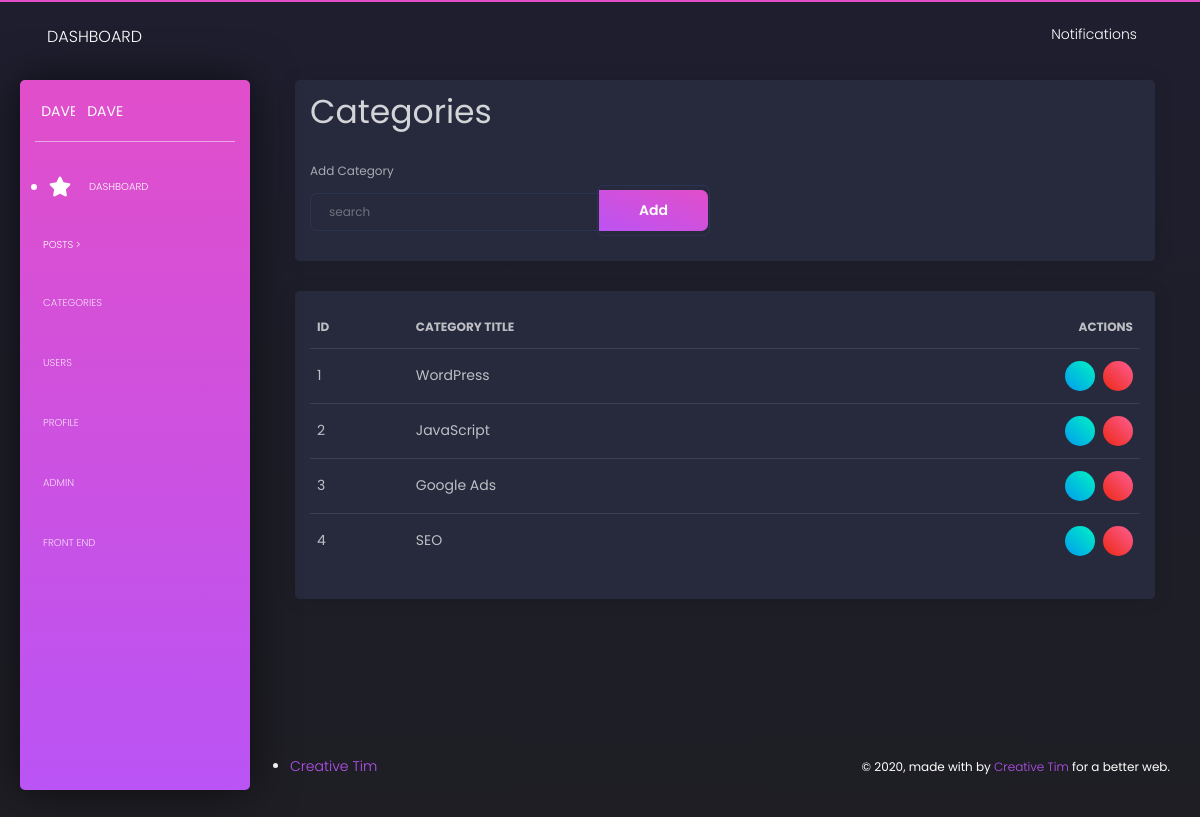
Page /admin/admin-categories.php on the earlier database version.
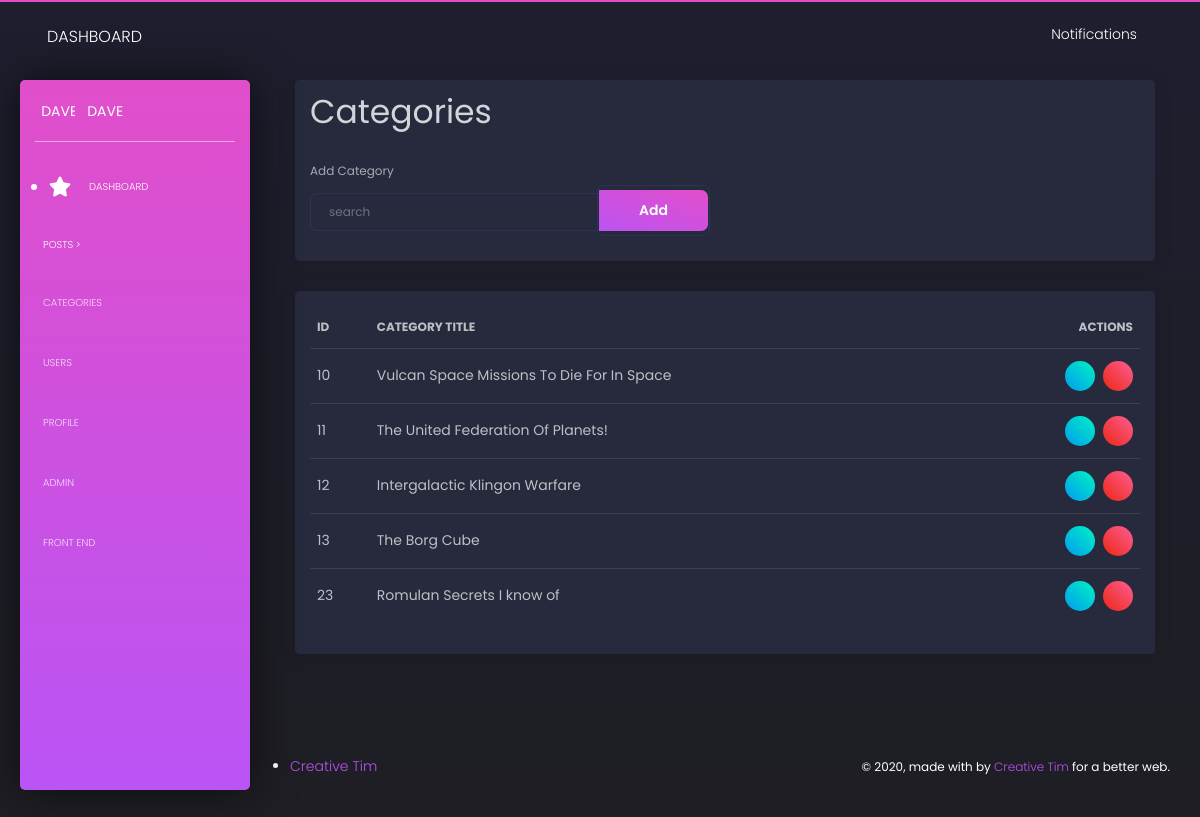
Same page on the later database version.
### tables this page shows
CREATE TABLE `categories` (
  `cat_id` int(11) unsigned NOT NULL AUTO_INCREMENT,
  `cat_title` varchar(255) DEFAULT NULL,
  PRIMARY KEY (`cat_id`)
);

### admin/admin-functions.php (the view, shortened to what this page needs)
<?php
function display_categories()
{
    global $connection;
    $query = "SELECT * FROM categories";
    $display_all_categories_query = mysqli_query($connection, $query);
    while ($row = mysqli_fetch_assoc($display_all_categories_query)) {
        $cat_title = $row['cat_title'];
        $cat_id = $row['cat_id'];
        echo '<tr>';
        echo "<td>{$cat_id}</td>";
        echo "<td>{$cat_title}</td>";
        echo '<td class="text-right">';
        echo '<a href ="admin-categories.php?update=' . $cat_id . '"
            class="btn btn-success btn-sm btn-round btn-icon mr-2">
            <i class="fal fa-edit pt-2"></i></a>';
        echo '<a href ="admin-categories.php?delete=' . $cat_id . '"
            class="btn btn-danger btn-sm btn-round btn-icon">
            <i class="fal fa-trash-alt pt-2"></i></a>';
        echo '</tr>';
    }
}

### admin/includes/admin-header.php (shortened to what this page needs)
<?php include '../includes/db.php'; ?>
<?php include 'admin-functions.php'; ?>
<!doctype html>
<html lang="en">
  <head>
    <link href="css/black-dashboard.css?v=1.0.0" rel="stylesheet" />
  </head>
  <body>
<div class="wrapper ">
  <div class="sidebar" data-color="purple" data-background-color="white">
    <div class="logo">
      <a href="#" class="simple-text logo-mini">
        Dave
      </a>
      <a href="http://www.creative-tim.com" class="simple-text logo-normal">
       Dave
      </a>
    </div>
    <div class="sidebar-wrapper">
        <ul class="nav">
          <li class="active ">
            <a href="./dashboard.html">
              <i class="fa fa-star"></i>
              <p>Dashboard</p>
            </a>
          </li>
          <li class="nav-item dropdown">
         <a class="nav-link dropdown-toggle" href="#" id="navbarDropdownMenuLink" data-toggle="dropdown" aria-haspopup="true" aria-expanded="false">
           Posts >
         </a>
       </li>
          <li>
            <a href="admin-categories.php">
              <p>Categories</p>
            </a>
          </li>
          <li>
            <a href="./notifications.html">
              <p>Users</p>
            </a>
          </li>
          <li>
            <a href="./user.html">
              <p>Profile</p>
            </a>
          </li>
          <li>
            <a href="./tables.html">
              <p>Admin</p>
            </a>
          </li>
          <li>
            <a href="../">
              <p>Front End</p>
            </a>
          </li>
        </ul>
    </div>
  </div>
  <div class="main-panel">
    <nav class="navbar navbar-expand-lg navbar-transparent navbar-absolute fixed-top ">
      <div class="container-fluid">
        <div class="navbar-wrapper">
          <a class="navbar-brand" href="#pablo">Dashboard</a>
        </div>
        <div class="collapse navbar-collapse justify-content-end">
          <ul class="navbar-nav">
            <li class="nav-item">
              <a class="nav-link" href="#pablo">
                <i class="tim-icons icon-bell-55"></i>  Notifications
              </a>
            </li>
          </ul>
        </div>
      </div>
    </nav>

### admin/admin-categories.php (shortened to what this page needs)
<?php include 'includes/admin-header.php'; ?>
<div class="content">
    <div class="container-fluid">
        <div class="row">
            <div class="col-sm-12">
                <div class="card">
                    <div class="card-body">
                        <div class="row">
                            <div class="col-12">
                                <h1>Categories</h1>
                            </div>
                            <div class="col-sm-6 mr-auto">
                                <form class="form" action="" method="post">
                                    <label for="cat_title">Add Category</label>
                                    <div class="input-group">
                                        <input type="text" class="form-control mt-2"
                                        placeholder="search" name="cat_title">
                                        <div class="input-group-append">
                                            <button class="btn btn-primary" type="submit"
                                            name="add_category">Add</button>
                                        </div>
                                    </div>
                                </form>
                            </div>
                            <div class="col-sm-6 mr-auto">
                            </div>
                        </div>
                    </div>
                </div>
                <div class="card">
                    <div class="card-body">
                        <table class="table">
                            <thead>
                                <th>ID</th>
                                <th>Category Title</th>
                                <th class="text-right">Actions</th>
                            </thead>
                            <tbody>
                                <?php display_categories(); ?>
                            </tbody>
                        </table>
                    </div>
                </div>
            </div>
        </div>
    </div>
</div>
<?php include 'includes/admin-footer.php'; ?>

### admin/includes/admin-footer.php (shortened to what this page needs)
<footer class="footer">
  <div class="container-fluid">
    <nav class="float-left">
      <ul>
          <li>
              <a href="https://www.creative-tim.com">
                  Creative Tim
              </a>
          </li>
      </ul>
    </nav>
    <div class="copyright float-right">
        &copy;
        , made with <i class="tim-icons icon-heart-2"></i> by
        <a href="https://www.creative-tim.com" target="_blank">Creative Tim</a> for a better web.
    </div>
  </div>
</footer>
</div>
</div>
<script src="js/black-dashboard.js?v=1.0.0" type="text/javascript"></script></body>
</html>

Differences in the rows shown:
removed categories: cat_id "1", cat_title "WordPress"
removed categories: cat_id "2", cat_title "JavaScript"
removed categories: cat_id "3", cat_title "Google Ads"
removed categories: cat_id "4", cat_title "SEO"
added categories: cat_id "10", cat_title "Vulcan Space Missions To Die For In Space"
added categories: cat_id "11", cat_title "The United Federation Of Planets!"
added categories: cat_id "12", cat_title "Intergalactic Klingon Warfare"
added categories: cat_id "13", cat_title "The Borg Cube"
added categories: cat_id "23", cat_title "Romulan Secrets I know of"
